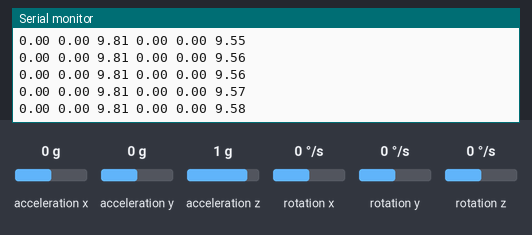
This sketch was run on a simulated Arduino Uno, built with avr-gcc and run on an emulated ATmega328P. Parts: the last lines printed to the serial monitor. The inputs (shaded band) are chosen by the test bench; at power-on: acceleration x 0 g, acceleration y 0 g, acceleration z 1 g, rotation x 0 °/s, rotation y 0 °/s, rotation z 0 °/s.

Above: at 1.2 s.
1.3 s: acceleration x set to -1.4 g
At 2.4 s:
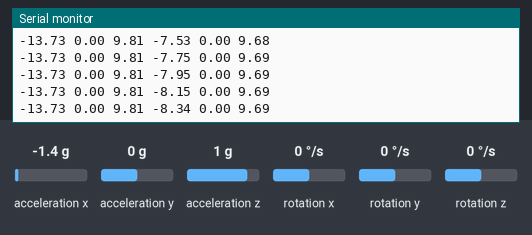
4.3 s: acceleration y set to -1.4 g
At 4.42 s:
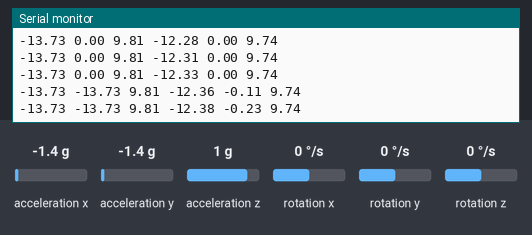
7.3 s: acceleration z set to -1.4 g
At 7.32 s:
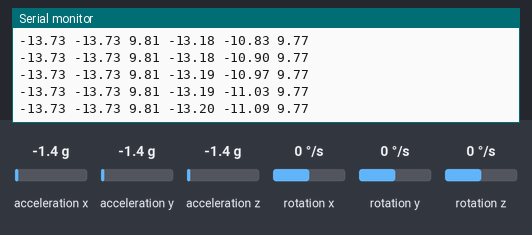
10.3 s: acceleration y set to 0 g
At 10.33 s:
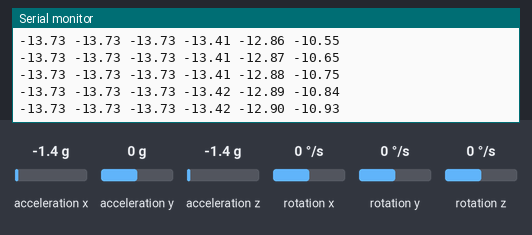
13.3 s: acceleration y set to 0.8 g
At 13.34 s:
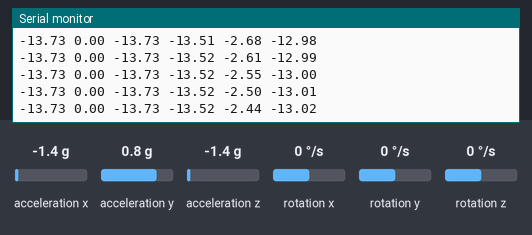
16.3 s: acceleration z set to 0.8 g
At 16.3 s:
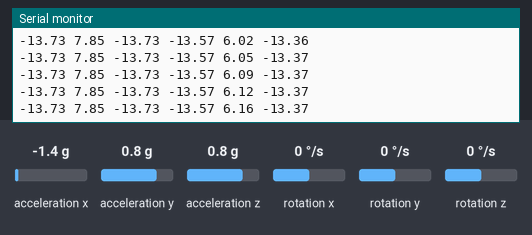
Timing chart, 0 to 19.3 s (numbered marks = the images above; inputs shaded):
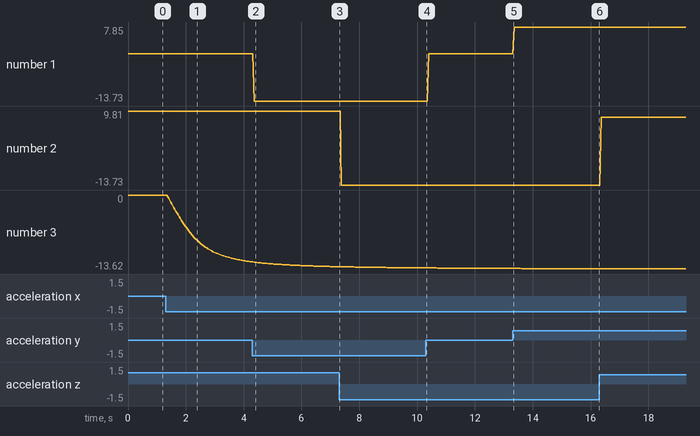

Measured:
- after the input at 1.3 s, the serial monitor: prints a new line after 0.07 s (image 1)
- plotted number 3: 0 → -12.31 after the input at 1.3 s

The sketch:

accelerometre_caliberation.ino.ino
```cpp
#include <SimpleKalmanFilter.h>

/*
    MPU6050 Triple Axis Gyroscope & Accelerometer. Simple Accelerometer Example.
    Read more: http://www.jarzebski.pl/arduino/czujniki-i-sensory/3-osiowy-zyroskop-i-akcelerometr-mpu6050.html
    GIT: https://github.com/jarzebski/Arduino-MPU6050
    Web: http://www.jarzebski.pl
    (c) 2014 by Korneliusz Jarzebski
*/

#include <Wire.h>
#include <MPU6050.h>

MPU6050 mpu;
SimpleKalmanFilter x_axis(2,2,0.01);
SimpleKalmanFilter y_axis(2,2,0.01);
SimpleKalmanFilter z_axis(2,2,0.01);

void setup()
{
  Serial.begin(9600);

  //Serial.println("Initialize MPU6050");

  while(!mpu.begin(MPU6050_SCALE_2000DPS, MPU6050_RANGE_2G))
  {
    Serial.println("Could not find a valid MPU6050 sensor, check wiring!");
    delay(500);
  }

  // If you want, you can set accelerometer offsets
  // mpu.setAccelOffsetX();
  // mpu.setAccelOffsetY();
  // mpu.setAccelOffsetZ();

  //checkSettings();
}

/*void checkSettings()
{
  Serial.println();

  Serial.print(" * Sleep Mode:            ");
  Serial.println(mpu.getSleepEnabled() ? "Enabled" : "Disabled");

  Serial.print(" * Clock Source:          ");
  switch(mpu.getClockSource())
  {
    case MPU6050_CLOCK_KEEP_RESET:     Serial.println("Stops the clock and keeps the timing generator in reset"); break;
    case MPU6050_CLOCK_EXTERNAL_19MHZ: Serial.println("PLL with external 19.2MHz reference"); break;
    case MPU6050_CLOCK_EXTERNAL_32KHZ: Serial.println("PLL with external 32.768kHz reference"); break;
    case MPU6050_CLOCK_PLL_ZGYRO:      Serial.println("PLL with Z axis gyroscope reference"); break;
    case MPU6050_CLOCK_PLL_YGYRO:      Serial.println("PLL with Y axis gyroscope reference"); break;
    case MPU6050_CLOCK_PLL_XGYRO:      Serial.println("PLL with X axis gyroscope reference"); break;
    case MPU6050_CLOCK_INTERNAL_8MHZ:  Serial.println("Internal 8MHz oscillator"); break;
  }

  Serial.print(" * Accelerometer:         ");
  switch(mpu.getRange())
  {
    case MPU6050_RANGE_16G:            Serial.println("+/- 16 g"); break;
    case MPU6050_RANGE_8G:             Serial.println("+/- 8 g"); break;
    case MPU6050_RANGE_4G:             Serial.println("+/- 4 g"); break;
    case MPU6050_RANGE_2G:             Serial.println("+/- 2 g"); break;
  }

  //Serial.print(" * Accelerometer offsets: ");
  //Serial.print(mpu.getAccelOffsetX());
  //Serial.print(" / ");
  //Serial.print(mpu.getAccelOffsetY());
  //Serial.print(" / ");
  //Serial.println(mpu.getAccelOffsetZ());

  //Serial.println();
}*/

void loop()
{
  Vector rawAccel = mpu.readRawAccel();
  Vector normAccel = mpu.readNormalizeAccel();

  /*Serial.print(" Xraw = ");
  Serial.print(rawAccel.XAxis);
  Serial.print(" Yraw = ");
  Serial.print(rawAccel.YAxis);
  Serial.print(" Zraw = ");

  Serial.println(rawAccel.ZAxis);*/
  //Serial.print(" Xnorm = ");
  Serial.print(normAccel.XAxis);Serial.print(" ");
  //Serial.print(" Ynorm = ");
  Serial.print(normAccel.YAxis);Serial.print(" ");
  //Serial.print(" Znorm = ");
  Serial.print(normAccel.ZAxis);Serial.print(" ");
  Serial.print(x_axis.updateEstimate(normAccel.XAxis));Serial.print(" ");
  Serial.print(y_axis.updateEstimate(normAccel.YAxis));Serial.print(" ");
  Serial.print(z_axis.updateEstimate(normAccel.ZAxis));Serial.println(" ");
  delay(10);
}
```
